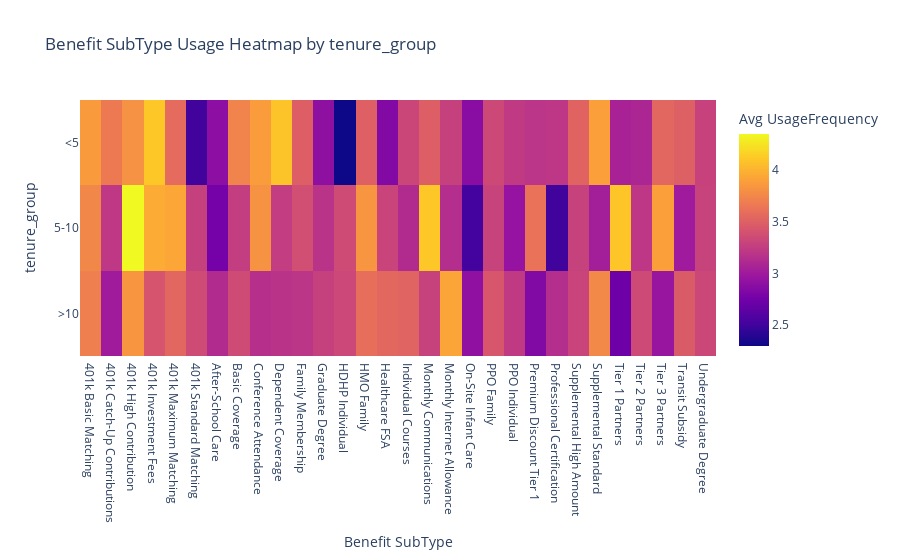
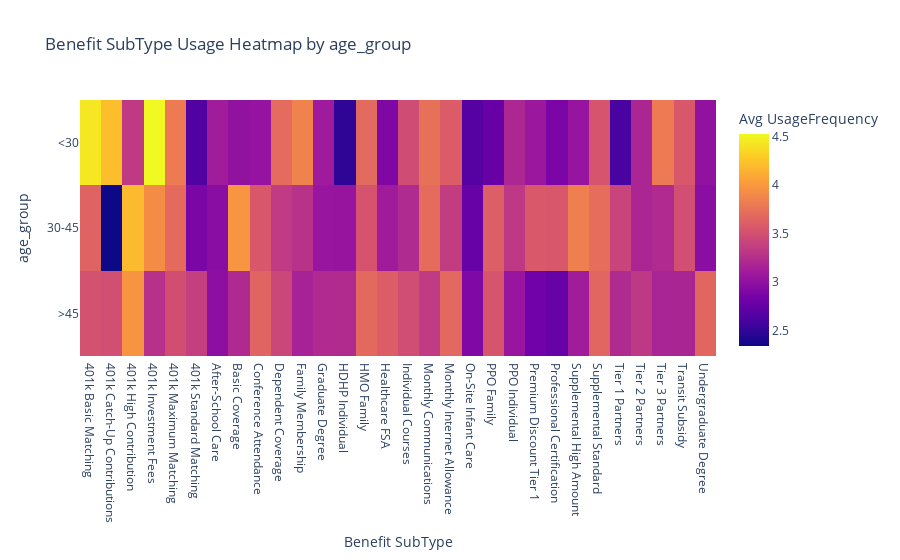
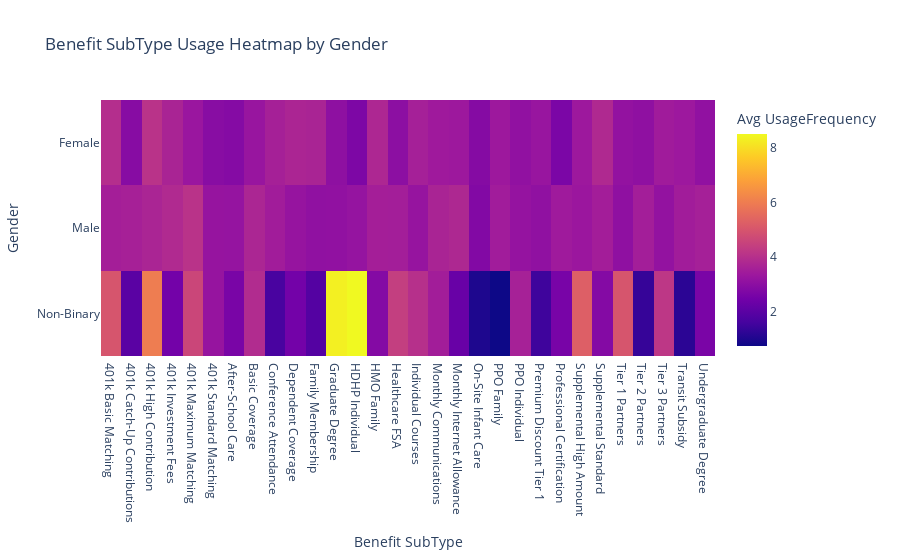
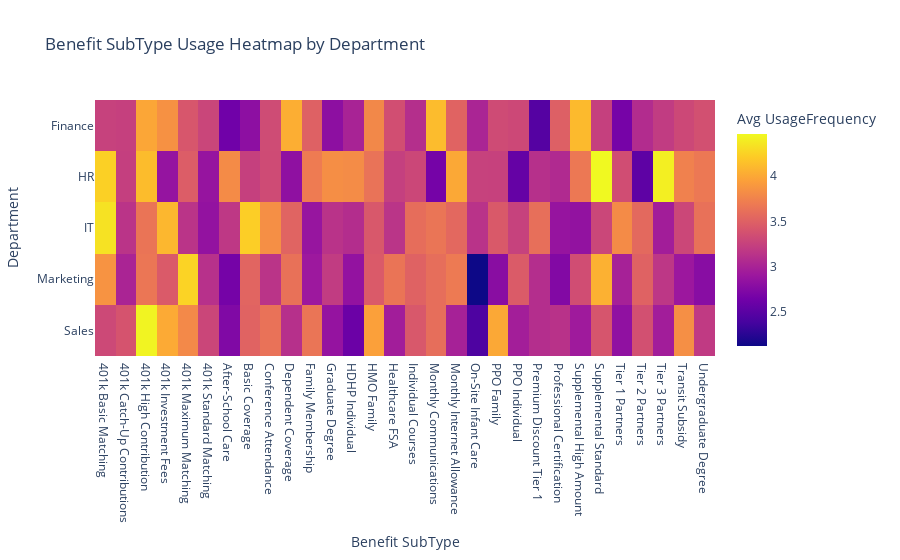

The code cell stored with these charts, in order, in its notebook:
### Code cell
list_features = ['tenure_group', 'age_group', 'Gender', 'Department']
list_tables = []

for i in list_features:
    list_tables.append(compare_x_y_heatmap(merged, [i, 'BenefitSubType'], 'Benefit SubType', i)[1])

### Figure 1 — Plotly figure (JSON) as saved in the notebook; plotly's stock layout.template omitted (floating-point values rounded to 4 significant figures)
{"data": [{"coloraxis": "coloraxis", "hovertemplate": "Benefit SubType: %{x}<br>tenure_group: %{y}<br>Avg UsageFrequency: %{z}<extra></extra>", "name": "0", "type": "heatmap", "x": ["401k Basic Matching", "401k Catch-Up Contributions", "401k High Contribution", "401k Investment Fees", "401k Maximum Matching", "401k Standard Matching", "After-School Care", "Basic Coverage", "Conference Attendance", "Dependent Coverage", "Family Membership", "Graduate Degree", "HDHP Individual", "HMO Family", "Healthcare FSA", "Individual Courses", "Monthly Communications", "Monthly Internet Allowance", "On-Site Infant Care", "PPO Family", "PPO Individual", "Premium Discount Tier 1", "Professional Certification", "Supplemental High Amount", "Supplemental Standard", "Tier 1 Partners", "Tier 2 Partners", "Tier 3 Partners", "Transit Subsidy", "Undergraduate Degree"], "xaxis": "x", "y": ["<5", "5-10", ">10"], "yaxis": "y", "z": [[3.865, 3.662, 3.814, 4.105, 3.57, 2.509, 2.892, 3.727, 3.876, 4.086, 3.49, 2.906, 2.298, 3.5, 2.838, 3.318, 3.489, 3.279, 2.88, 3.337, 3.233, 3.193, 3.207, 3.519, 3.89, 3.062, 3.086, 3.543, 3.495, 3.291], [3.75, 3.216, 4.347, 3.962, 3.931, 3.277, 2.765, 3.258, 3.818, 3.254, 3.377, 3.179, 3.354, 3.833, 3.304, 3.125, 4.103, 3.147, 2.519, 3.294, 2.942, 3.62, 2.5, 3.286, 3.029, 4.094, 3.211, 3.889, 3.0, 3.293], [3.702, 3.011, 3.831, 3.418, 3.542, 3.348, 3.123, 3.35, 3.162, 3.181, 3.199, 3.28, 3.329, 3.594, 3.547, 3.525, 3.286, 3.918, 2.91, 3.429, 3.23, 2.837, 3.145, 3.299, 3.759, 2.729, 3.346, 2.957, 3.463, 3.324]]}], "layout": {"coloraxis": {"colorbar": {"title": {"text": "Avg UsageFrequency"}}, "colorscale": [[0, "#0d0887"], [0.1111, "#46039f"], [0.2222, "#7201a8"], [0.3333, "#9c179e"], [0.4444, "#bd3786"], [0.5556, "#d8576b"], [0.6667, "#ed7953"], [0.7778, "#fb9f3a"], [0.8889, "#fdca26"], [1, "#f0f921"]]}, "title": {"text": "Benefit SubType Usage Heatmap by tenure_group"}, "xaxis": {"anchor": "y", "domain": [0, 1], "title": {"text": "Benefit SubType"}}, "yaxis": {"anchor": "x", "autorange": "reversed", "domain": [0, 1], "title": {"text": "tenure_group"}}}}

### Figure 2 — Plotly figure (JSON) as saved in the notebook; plotly's stock layout.template omitted (floating-point values rounded to 4 significant figures)
{"data": [{"coloraxis": "coloraxis", "hovertemplate": "Benefit SubType: %{x}<br>age_group: %{y}<br>Avg UsageFrequency: %{z}<extra></extra>", "name": "0", "type": "heatmap", "x": ["401k Basic Matching", "401k Catch-Up Contributions", "401k High Contribution", "401k Investment Fees", "401k Maximum Matching", "401k Standard Matching", "After-School Care", "Basic Coverage", "Conference Attendance", "Dependent Coverage", "Family Membership", "Graduate Degree", "HDHP Individual", "HMO Family", "Healthcare FSA", "Individual Courses", "Monthly Communications", "Monthly Internet Allowance", "On-Site Infant Care", "PPO Family", "PPO Individual", "Premium Discount Tier 1", "Professional Certification", "Supplemental High Amount", "Supplemental Standard", "Tier 1 Partners", "Tier 2 Partners", "Tier 3 Partners", "Transit Subsidy", "Undergraduate Degree"], "xaxis": "x", "y": ["<30", "30-45", ">45"], "yaxis": "y", "z": [[4.439, 4.22, 3.339, 4.529, 3.808, 2.653, 3.107, 3.014, 3.031, 3.696, 3.855, 3.091, 2.485, 3.689, 2.903, 3.477, 3.734, 3.596, 2.675, 2.767, 3.193, 3.067, 2.877, 3.036, 3.534, 2.603, 3.185, 3.803, 3.556, 3.013], [3.64, 2.342, 4.193, 3.923, 3.695, 2.88, 2.958, 3.977, 3.555, 3.341, 3.276, 3.043, 3.043, 3.525, 3.098, 3.22, 3.703, 3.355, 2.761, 3.605, 3.323, 3.562, 3.557, 3.838, 3.715, 3.414, 3.185, 3.218, 3.496, 2.97], [3.515, 3.497, 3.971, 3.271, 3.49, 3.375, 2.977, 3.211, 3.646, 3.434, 3.152, 3.217, 3.223, 3.689, 3.603, 3.484, 3.341, 3.681, 2.909, 3.541, 3.053, 2.822, 2.761, 3.108, 3.657, 3.221, 3.326, 3.168, 3.174, 3.665]]}], "layout": {"coloraxis": {"colorbar": {"title": {"text": "Avg UsageFrequency"}}, "colorscale": [[0, "#0d0887"], [0.1111, "#46039f"], [0.2222, "#7201a8"], [0.3333, "#9c179e"], [0.4444, "#bd3786"], [0.5556, "#d8576b"], [0.6667, "#ed7953"], [0.7778, "#fb9f3a"], [0.8889, "#fdca26"], [1, "#f0f921"]]}, "title": {"text": "Benefit SubType Usage Heatmap by age_group"}, "xaxis": {"anchor": "y", "domain": [0, 1], "title": {"text": "Benefit SubType"}}, "yaxis": {"anchor": "x", "autorange": "reversed", "domain": [0, 1], "title": {"text": "age_group"}}}}

### Figure 3 — Plotly figure (JSON) as saved in the notebook; plotly's stock layout.template omitted (floating-point values rounded to 4 significant figures)
{"data": [{"coloraxis": "coloraxis", "hovertemplate": "Benefit SubType: %{x}<br>Gender: %{y}<br>Avg UsageFrequency: %{z}<extra></extra>", "name": "0", "type": "heatmap", "x": ["401k Basic Matching", "401k Catch-Up Contributions", "401k High Contribution", "401k Investment Fees", "401k Maximum Matching", "401k Standard Matching", "After-School Care", "Basic Coverage", "Conference Attendance", "Dependent Coverage", "Family Membership", "Graduate Degree", "HDHP Individual", "HMO Family", "Healthcare FSA", "Individual Courses", "Monthly Communications", "Monthly Internet Allowance", "On-Site Infant Care", "PPO Family", "PPO Individual", "Premium Discount Tier 1", "Professional Certification", "Supplemental High Amount", "Supplemental Standard", "Tier 1 Partners", "Tier 2 Partners", "Tier 3 Partners", "Transit Subsidy", "Undergraduate Degree"], "xaxis": "x", "y": ["Female", "Male", "Non-Binary"], "yaxis": "y", "z": [[3.954, 2.895, 4.083, 3.68, 3.284, 2.927, 2.858, 3.258, 3.573, 3.717, 3.684, 3.054, 2.696, 3.775, 3.006, 3.566, 3.4, 3.352, 2.86, 3.357, 3.106, 3.242, 2.655, 3.353, 3.821, 3.141, 3.068, 3.447, 3.349, 3.101], [3.534, 3.582, 3.703, 3.851, 4.082, 3.206, 3.198, 3.733, 3.459, 3.217, 3.081, 3.109, 3.197, 3.532, 3.523, 3.217, 3.678, 3.789, 2.793, 3.455, 3.192, 3.094, 3.401, 3.311, 3.506, 3.071, 3.518, 3.152, 3.466, 3.564], [5.0, 2.0, 6.0, 2.5, 4.6, 3.214, 2.615, 3.889, 1.667, 2.5, 1.889, 8.333, 8.5, 2.833, 4.4, 4.0, 3.5, 2.286, 1.0, 0.75, 3.6, 1.5, 2.6, 5.25, 2.833, 5.0, 1.364, 4.2, 1.2, 2.636]]}], "layout": {"coloraxis": {"colorbar": {"title": {"text": "Avg UsageFrequency"}}, "colorscale": [[0, "#0d0887"], [0.1111, "#46039f"], [0.2222, "#7201a8"], [0.3333, "#9c179e"], [0.4444, "#bd3786"], [0.5556, "#d8576b"], [0.6667, "#ed7953"], [0.7778, "#fb9f3a"], [0.8889, "#fdca26"], [1, "#f0f921"]]}, "title": {"text": "Benefit SubType Usage Heatmap by Gender"}, "xaxis": {"anchor": "y", "domain": [0, 1], "title": {"text": "Benefit SubType"}}, "yaxis": {"anchor": "x", "autorange": "reversed", "domain": [0, 1], "title": {"text": "Gender"}}}}

### Figure 4 — Plotly figure (JSON) as saved in the notebook; plotly's stock layout.template omitted (floating-point values rounded to 4 significant figures; data arrays with more than 128 entries replaced by an {"elided": "..."} marker saying what was removed)
{"data": [{"coloraxis": "coloraxis", "hovertemplate": "Benefit SubType: %{x}<br>Department: %{y}<br>Avg UsageFrequency: %{z}<extra></extra>", "name": "0", "type": "heatmap", "x": ["401k Basic Matching", "401k Catch-Up Contributions", "401k High Contribution", "401k Investment Fees", "401k Maximum Matching", "401k Standard Matching", "After-School Care", "Basic Coverage", "Conference Attendance", "Dependent Coverage", "Family Membership", "Graduate Degree", "HDHP Individual", "HMO Family", "Healthcare FSA", "Individual Courses", "Monthly Communications", "Monthly Internet Allowance", "On-Site Infant Care", "PPO Family", "PPO Individual", "Premium Discount Tier 1", "Professional Certification", "Supplemental High Amount", "Supplemental Standard", "Tier 1 Partners", "Tier 2 Partners", "Tier 3 Partners", "Transit Subsidy", "Undergraduate Degree"], "xaxis": "x", "y": ["Finance", "HR", "IT", "Marketing", "Sales"], "yaxis": "y", "z": {"elided": "5x30 float values"}}], "layout": {"coloraxis": {"colorbar": {"title": {"text": "Avg UsageFrequency"}}, "colorscale": [[0, "#0d0887"], [0.1111, "#46039f"], [0.2222, "#7201a8"], [0.3333, "#9c179e"], [0.4444, "#bd3786"], [0.5556, "#d8576b"], [0.6667, "#ed7953"], [0.7778, "#fb9f3a"], [0.8889, "#fdca26"], [1, "#f0f921"]]}, "title": {"text": "Benefit SubType Usage Heatmap by Department"}, "xaxis": {"anchor": "y", "domain": [0, 1], "title": {"text": "Benefit SubType"}}, "yaxis": {"anchor": "x", "autorange": "reversed", "domain": [0, 1], "title": {"text": "Department"}}}}
